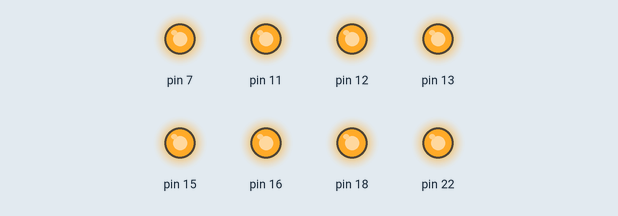
This program was run on a simulated Raspberry Pi (header pin numbers). Shown: output pins drawn as LEDs (lit = HIGH). At 0.0 s the program stops and its outputs stay as they are.

Above: at 0.1 s.
Timing chart, 0 to 1.5 s (numbered marks = the images above):
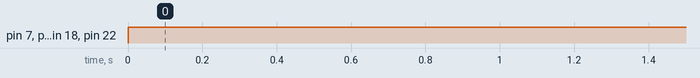

Measured:
- by itself, pin 7, pin 11–13, pin 15, pin 16, pin 18, pin 22: LOW → HIGH at 0.00 s

The program:

all_on.py
```python
#! /usr/bin/python
import RPi.GPIO as GPIO

relay_pins = {'one': 11, 'two':7, 'three':12, 'four':16, 'five':18, 'six':22, 'seven':15, 'eight':13}

GPIO.setmode(GPIO.BOARD)  # use P1 header pin numbering convention
GPIO.setwarnings(False)   # don't want to hear about how pins are already in use

for relay_pin, board_pin in relay_pins.iteritems():
	GPIO.setup(board_pin, GPIO.OUT)
	GPIO.output(board_pin, GPIO.HIGH)
```
